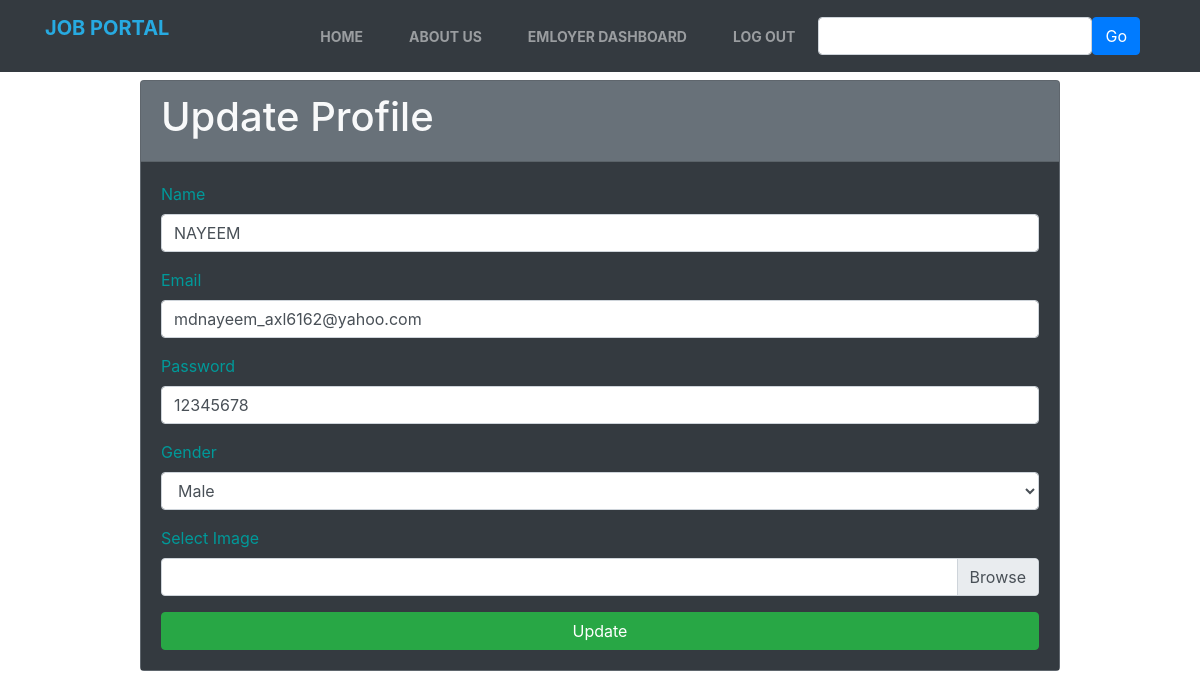
/editprofile.php (signed in), run on the app's committed database.
### tables this page shows
CREATE TABLE `employer` (
  `id` int(100) NOT NULL,
  `name` varchar(100) NOT NULL,
  `email` varchar(100) NOT NULL,
  `password` varchar(100) NOT NULL,
  `dob` varchar(100) NOT NULL,
  `gender` varchar(10) NOT NULL,
  `image` varchar(100) NOT NULL
);

### editprofile.php (the view, shortened to what this page needs)
<?php require_once("include/db.php"); ?>
<?php
$ename="";
$eemail="";
$epass="";
?>
<!DOCTYPE html>
<html lang="en">
<head>
    <link rel="stylesheet" href="css/bootstrap.min.css">
    <link rel="stylesheet" href="Style.css">
</head>
<body>
<nav class="navbar navbar-expand-lg navbar-dark bg-dark">
        <div class="container">
        <a class="navbar-brand" href="Home.php">
<p style="color:#27aae1;font-weight: bold;">
JOB PORTAL</p></a>
            <div class="col-auto">
                <div class="collapse navbar-collapse" id="navbarSupportedContent">
                    <ul class="navbar-nav mr-auto">
                        <li class="nav-item ">
                            <a class="nav-link" href="Home.php">Home <span class="sr-only"></span></a>
                        </li>
                        <li class="nav-item">
                            <a class="nav-link" href="aboutus.php">About Us</a>
                        </li>
                        <?php
                            $employerd='<li class="nav-item">'.' <a class="nav-link"'.'href="meployer_view.php">Emloyer Dashboard</a></li>';
                            $ad='<li class="nav-item">'.' <a class="nav-link"'.'href="adminLogin.php">Admin</a></li>';
                            $sup='<li class="nav-item">'.' <a class="nav-link"'.'href="signup.php">SIGN Up</a></li>';
                            if(isset($_SESSION['username']))
                                {   $actype=$_SESSION["accounttype"];
                                    if($actype=="Employer")
                                        {
                                            echo $employerd;
                                        }
                                }
                                else{
                                    echo $ad;
                                    echo $sup;
                                }
                        ?>
                        <?php
                        $log='<li class="nav-item">'.' <a class="nav-link"'.'href="signin.php">Log IN</a></li>';
                        $log1='<li class="nav-item">'.' <a class="nav-link"'.'href="signout.php">Log Out</a></li>';
                        if(isset($_SESSION['username']))
                        {echo $log1;}
                            else
                            {
                                echo $log;
                            }
                        ?>
                    </ul>
                    <ul class="navbar-nav ml-auto">
                        <form class="form-inline" action="#">
                            <div class="form-group">
                            <input class="form-control" type="text" name="Search" placehoder="Search Here">
                            <button  class="btn btn-primary" name="Searchbutton">Go</button>
                            </div>
                        </form>
                    </ul>
                </div>
            </div>
        </div>
    </nav>
	<section class ="container py-2 mb-4">
		<div class="row" >
			<div class="offset-lg-1 col-lg-10" >
                <?php
                    if(isset($_SESSION['accounttype']))
                    {   $actype=$_SESSION["accounttype"];
                        if($actype=="Employer")
                            {   $ID=$_SESSION["empuserid"];
                                $sql="SELECT * FROM employer WHERE id ='$ID'";
                            }
                    }
                    $result = mysqli_query($conn, $sql);
                    if (mysqli_num_rows($result) > 0) {
                        while($row = mysqli_fetch_assoc($result))
                            {
                                $nam=$row['name'];
                                $email=$row['email'];
                                $pswd=$row['password'];
                                $gen=$row['gender'];
                             }
                    }
                    else {
                        echo "0 results";
                    }
                ?>
				<form class="" action="editprofile.php" method="post" enctype="multipart/form-data">
					<div class="card bg-secondary text-light">
						<div class="card-header">
							<h1> Update Profile</h1>
						</div>
						<div class="card-body bg-dark">
							<div class="form-group">
								<label for="nam"> <span style="color:rgb(0, 153, 153) ">Name</span></label>
								<input class ="form-control" type="text" name="name" id="nam" placeholder="Name" value="<?php echo $nam; ?>"> <?php echo $ename; ?>
                            </div>
                            <div class="form-group">
								<label for="Email"> <span style="color:rgb(0, 153, 153) ">Email</span></label>
								<input class ="form-control" type="text" name="email" id="email" placeholder="Email" value="<?php echo $email; ?>"> <?php echo $eemail; ?>
                            </div>
                            <div class="form-group">
								<label for="pass"> <span style="color:rgb(0, 153, 153) ">Password</span></label>
								<input class ="form-control" type="text" name="pass" id="pass" placeholder="Password" value="<?php echo $pswd; ?>"> <?php echo $epass; ?>
                            </div>
                            <div class="form-group">
								<label for="Gender"> <span class="FieldInfo"style="color:rgb(0, 153, 153)">Gender</span></label>
								<select class="form-control" id="Gender" name="gender"><?php echo $gen; ?>
                                        <option>Male</option>
                                </select>
                            </div>
                            <div class="form-group">
                                <label for="imageSelect"> <span style="FieldInfo; color:rgb(0, 153, 153);"> Select Image</span></label>
                                    <div class="custom-file">
                                        <label for="imageSelect" class="custom-file-label"> </label>
                                    </div>
                            </div>
                            <div class="row">
								<div class="col-lg-12">
									<button type="Submit" name="Submit" class="btn btn-success btn-block">
										Update
									</button>
								</div>
							</div>
						</div>
					</div>
				</form>
			</div>
		</div>
	</section>
</body>
</html>

### Style.css (style rules this page uses)
.navbar-dark .navbar-nav .nav-link { font-weight: 700; font-size: 14px; text-transform: uppercase; }
.navbar-dark .navbar-nav .nav-item { margin: 0 15px; }

### data on the page
employer: name "NAYEEM", email "mdnayeem_axl6162@yahoo.com", pass "12345678"
